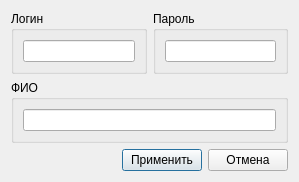
<?xml version="1.0" encoding="UTF-8"?>
<ui version="4.0">
 <class>CUserAdminDialog</class>
 <widget class="QDialog" name="CUserAdminDialog">
  <property name="geometry">
   <rect>
    <x>0</x>
    <y>0</y>
    <width>299</width>
    <height>166</height>
   </rect>
  </property>
  <property name="windowTitle">
   <string>Dialog</string>
  </property>
  <layout class="QGridLayout" name="gridLayout_4">
   <item row="0" column="0">
    <widget class="QGroupBox" name="groupBox">
     <property name="title">
      <string>Логин</string>
     </property>
     <layout class="QGridLayout" name="gridLayout">
      <item row="0" column="0">
       <widget class="QLineEdit" name="leLogin"/>
      </item>
     </layout>
    </widget>
   </item>
   <item row="0" column="1">
    <widget class="QGroupBox" name="groupBox_2">
     <property name="title">
      <string>Пароль</string>
     </property>
     <layout class="QGridLayout" name="gridLayout_2">
      <item row="0" column="0">
       <widget class="QLineEdit" name="lePassword"/>
      </item>
     </layout>
    </widget>
   </item>
   <item row="2" column="0">
    <spacer name="verticalSpacer">
     <property name="orientation">
      <enum>Qt::Vertical</enum>
     </property>
     <property name="sizeHint" stdset="0">
      <size>
       <width>20</width>
       <height>1</height>
      </size>
     </property>
    </spacer>
   </item>
   <item row="3" column="0" colspan="2">
    <layout class="QHBoxLayout" name="horizontalLayout">
     <item>
      <spacer name="horizontalSpacer">
       <property name="orientation">
        <enum>Qt::Horizontal</enum>
       </property>
       <property name="sizeHint" stdset="0">
        <size>
         <width>40</width>
         <height>20</height>
        </size>
       </property>
      </spacer>
     </item>
     <item>
      <widget class="QPushButton" name="pbnApply">
       <property name="text">
        <string>Применить</string>
       </property>
       <property name="icon">
        <iconset resource="../main_res.qrc">
         <normaloff>:/images/apply.png</normaloff>:/images/apply.png</iconset>
       </property>
      </widget>
     </item>
     <item>
      <widget class="QPushButton" name="pbnCancel">
       <property name="text">
        <string>Отмена</string>
       </property>
       <property name="icon">
        <iconset resource="../main_res.qrc">
         <normaloff>:/images/cancel.png</normaloff>:/images/cancel.png</iconset>
       </property>
      </widget>
     </item>
    </layout>
   </item>
   <item row="1" column="0" colspan="2">
    <widget class="QGroupBox" name="groupBox_3">
     <property name="title">
      <string>ФИО</string>
     </property>
     <layout class="QGridLayout" name="gridLayout_3">
      <item row="0" column="0">
       <widget class="QLineEdit" name="leName"/>
      </item>
     </layout>
    </widget>
   </item>
  </layout>
 </widget>
 <resources>
  <include location="../main_res.qrc"/>
  <include location="../main_res.qrc"/>
 </resources>
 <connections/>
</ui>
